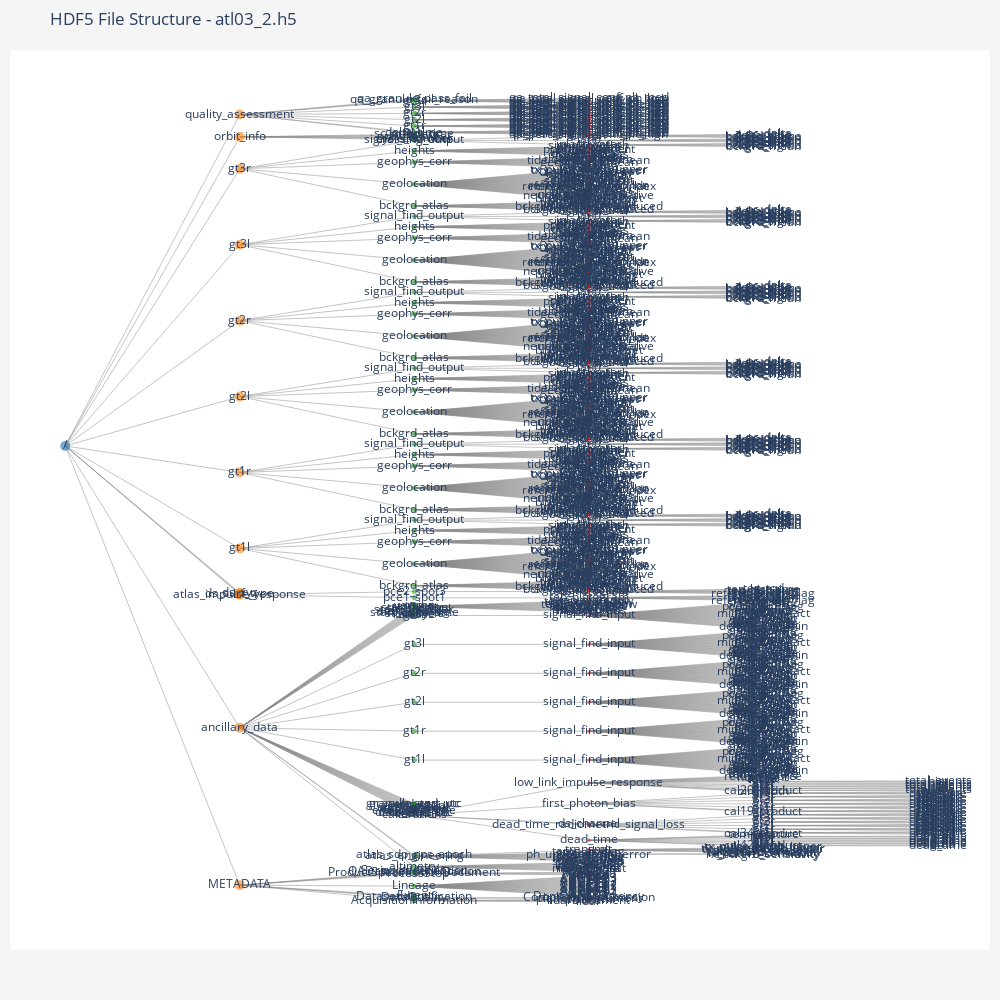

Here is the notebook cell this chart was saved with:
### Markdown cell above
# Hierarchical Structure Visualization
The HDF5 hierarchichal data format may have groups within groups. Let's see if we can visualize this structure using a commmon tree diagram which shows the nesting/relationships of groups/datasets. Note that organizing the tree layout according to Reingold-Tilford may take several seconds.

### Code cell
class H5XRay:
    def __init__(self, filepath, max_depth=None, show_text=True, figure_size=(1000, 1000)):
        """
        Constructor for the H5XRay class.

        Args:
            filepath (str): Path to the HDF5 file to visualize.
            max_depth (int, optional): Maximum depth to visualize in the tree. If None, visualize entire tree.
            show_text (bool, optional): Whether to display text labels on nodes in the graph.
            figure_size (tuple, optional): Dimensions for the output visualization (width, height).
        """
        self.filepath = filepath
        self.G = None
        self.show_text = show_text
        self.figure_size = figure_size
        self.generate_igraph_tree(max_depth=max_depth)

    def scan_hdf5(self, current_group, depth=0):
        """
        Recursively scan an HDF5 group to derive its structure.

        Args:
            current_group (h5py.Group): Current HDF5 group to scan.
            depth (int): Current depth in the hierarchy.

        Returns:
            list: List of tuples where each tuple represents an item (depth, name, type) in the HDF5 structure.
        """
        items = []

        for key, item in current_group.items():
            if isinstance(item, h5py.Dataset):
                items.append((depth, key, 'dataset'))
            elif isinstance(item, h5py.Group):
                items.append((depth, key, 'group'))
                items.extend(self.scan_hdf5(item, depth=depth + 1))

        return items

    def hdf5_to_igraph_tree(self, group, parent_name='/', depth=0, max_depth=None):
        """
        Converts an HDF5 group into an igraph tree representation. Used for visualization.

        Args:
            group (h5py.Group): The current HDF5 group.
            parent_name (str): The hierarchical name of the current group.
            depth (int): Current depth in the hierarchy.
            max_depth (int, optional): Maximum depth for visualization.
        """
        if self.G is None:
            self.G = ig.Graph(directed=True)
            self.G.add_vertex(name=parent_name, label=parent_name.split('/')[-1] or '/')

        if max_depth is not None and depth > max_depth:
            return

        for key, item in group.items():
            vertex_name = f"{parent_name}/{key}" if parent_name != '/' else f"{parent_name}{key}"
            self.G.add_vertex(name=vertex_name, label=key, depth=depth)
            self.G.add_edge(parent_name, vertex_name)

            if isinstance(item, h5py.Group):
                self.hdf5_to_igraph_tree(item, vertex_name, depth + 1, max_depth)

    def generate_igraph_tree(self, max_depth=None):
        """
        Generates the igraph tree representation of the HDF5 file.

        Args:
            max_depth (int, optional): Maximum depth for visualization.
        """
        if self.G is None:
            with h5py.File(self.filepath, 'r') as f:
                self.G = None
                self.hdf5_to_igraph_tree(f['/'], max_depth=max_depth)

    def create_plotly_figure(self):
        """
        Create the Plotly figure for visualization.

        Returns:
            go.Figure: The Plotly figure object.
        """
        if self.G is None:
            raise ValueError("No graph data available. Please run generate_igraph_tree first.")

        layout = self.G.layout_reingold_tilford(root=[0])

        x = [coord[0] for coord in layout]
        y = [coord[1] for coord in layout]

        unique_depths = set(v['depth'] + 1 if v['depth'] is not None else 0 for v in self.G.vs)
        max_depth = max(unique_depths)
        categorical_colors = ['#1f77b4', '#ff7f0e', '#2ca02c', '#d62728', '#9467bd', '#8c564b', '#e377c2', '#7f7f7f', '#bcbd22', '#17becf']
        color_palette = [categorical_colors[i % len(categorical_colors)] for i in range(max_depth + 1)]

        edge_trace = go.Scatter(
            x=[], y=[], line=dict(width=0.5, color='#888'), hoverinfo='none', mode='lines')

        for edge in self.G.es:
            source, target = edge.tuple
            x0, y0 = layout[source]
            x1, y1 = layout[target]
            edge_trace['y'] += tuple([x0, x1, None])
            edge_trace['x'] += tuple([y0, y1, None])

        node_sizes = [10 / (v['depth'] + 1 if v['depth'] is not None else 1) for v in self.G.vs]

        node_trace = go.Scatter(
            x=y, y=x,
            mode='markers+text' if self.show_text else 'markers',
            text=[v['label'] for v in self.G.vs] if self.show_text else None,
            hoverinfo='text',
            marker=dict(
                showscale=False,
                color=[color_palette[v['depth'] + 1 if v['depth'] is not None else 0] for v in self.G.vs],
                size=node_sizes,  # Adjust node sizes based on depth
                opacity=0.6,  # Set alpha (opacity) for each node
                line_width=0,  # Remove marker edges
            ))

        fig = go.Figure(data=[edge_trace, node_trace],
                        layout=go.Layout(title=f'HDF5 File Structure - {os.path.basename(self.filepath)}',
                                         showlegend=False, hovermode='closest',
                                         width=self.figure_size[0], height=self.figure_size[1],
                                         margin=dict(b=50, l=10, r=10, t=50),
                                         xaxis=dict(showgrid=False, zeroline=False, showticklabels=False),
                                         yaxis=dict(showgrid=False, zeroline=False, showticklabels=False),
                                         plot_bgcolor='white', paper_bgcolor='whitesmoke'))

        return fig



    def visualize_tree(self, export_path=None):
        """
        Visualizes the tree structure of the HDF5 file using Plotly.

        Args:
            export_path (str, optional): The full path to the output image file, including filename and extension.
                                         If provided, the plot will be exported as an image.
        Raises:
            ValueError: If the graph data isn't available.
        """
        fig = self.create_plotly_figure()  # Create the Plotly figure

        if export_path:
            self.export_figure_as_image(export_path)  # Export the figure as an image

        fig.show()

    def export_figure_as_image(self, full_path, format="png", watermark_text='@jonm3d'):
        """
        Export the Plotly figure as a static image with an optional watermark.

        Args:
            full_path (str): The full path to the output image file, including filename and extension.
            format (str, optional): The format of the output image (e.g., "png", "jpeg", "pdf").
            watermark_text (str, optional): Text to use as a watermark (e.g., "Watermark Text").
        """
        if self.G is None:
            raise ValueError("No graph data available. Please run generate_igraph_tree first.")

        # Create directories as needed
        os.makedirs(os.path.dirname(full_path), exist_ok=True)

        fig = self.create_plotly_figure()  # Create the Plotly figure

        # Save the figure as an image
        fig.write_image(full_path, format=format)

        # Add a watermark if watermark_text is provided
        if watermark_text:
            img = Image.open(full_path)
            draw = ImageDraw.Draw(img)

            # Customize the font size
            font_size = 16  # Adjust the font size as needed

            # Calculate text size and image size using textbbox
            text_bbox = draw.textbbox((0, 0), watermark_text)
            text_width = text_bbox[2] - text_bbox[0]
            text_height = text_bbox[3] - text_bbox[1]

            img_width, img_height = img.size

            # Adjust the margin as needed
            margin = 10

            # Calculate the position for the watermark (top right corner)
            position = (img_width - text_width - margin, margin)

            # Set the fill color to solid black
            fill_color = "black"

            # Add the watermark with the modified font size and fill color
            draw.text(position, watermark_text, fill=fill_color)

            # Save the image with the watermark
            img.save(full_path)

# Example usage:
# Create an instance of the H5XRay class
h5_xray = H5XRay(filepath=input_file, 
                 show_text=True, # annotates each note with the dataset name
                )

# Visualize the tree structure and export as an image
h5_xray.visualize_tree(export_path=input_file_base + '_tree_labels.png')
# h5_xray.visualize_tree()

### Figure 1 — Plotly figure (JSON) as saved in the notebook; plotly's stock layout.template omitted (floating-point values rounded to 4 significant figures; data arrays with more than 128 entries replaced by an {"elided": "..."} marker saying what was removed)
{"data": [{"hoverinfo": "none", "line": {"color": "#888", "width": 0.5}, "mode": "lines", "type": "scatter", "x": {"elided": "3303 int values"}, "y": {"elided": "3303 float values"}}, {"hoverinfo": "text", "marker": {"color": {"elided": "1102 str values"}, "line": {"width": 0}, "opacity": 0.6, "showscale": false, "size": {"elided": "1102 float values"}}, "mode": "markers+text", "text": {"elided": "1102 str values"}, "type": "scatter", "x": {"elided": "1102 int values"}, "y": {"elided": "1102 float values"}}], "layout": {"height": 1000, "hovermode": "closest", "margin": {"b": 50, "l": 10, "r": 10, "t": 50}, "paper_bgcolor": "whitesmoke", "plot_bgcolor": "white", "showlegend": false, "title": {"text": "HDF5 File Structure - atl03_2.h5"}, "width": 1000, "xaxis": {"autorange": true, "range": [-0.3165, 5.298], "showgrid": false, "showticklabels": false, "type": "linear", "zeroline": false}, "yaxis": {"autorange": true, "range": [-557.7, 438.1], "showgrid": false, "showticklabels": false, "type": "linear", "zeroline": false}}}
